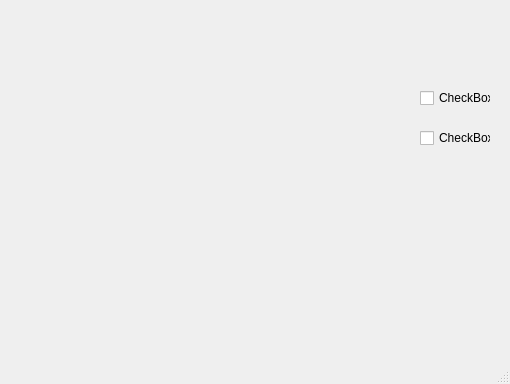
<?xml version="1.0" encoding="UTF-8"?>
<ui version="4.0">
 <class>MainWindow</class>
 <widget class="QMainWindow" name="MainWindow">
  <property name="geometry">
   <rect>
    <x>0</x>
    <y>0</y>
    <width>510</width>
    <height>384</height>
   </rect>
  </property>
  <property name="windowTitle">
   <string>MainWindow</string>
  </property>
  <widget class="QWidget" name="centralwidget">
   <widget class="QCustomPlot" name="customPlot" native="true">
    <property name="geometry">
     <rect>
      <x>40</x>
      <y>60</y>
      <width>351</width>
      <height>241</height>
     </rect>
    </property>
   </widget>
   <widget class="QCheckBox" name="checkBox_temp">
    <property name="geometry">
     <rect>
      <x>420</x>
      <y>90</y>
      <width>71</width>
      <height>16</height>
     </rect>
    </property>
    <property name="text">
     <string>CheckBox</string>
    </property>
   </widget>
   <widget class="QCheckBox" name="checkBox_hui">
    <property name="geometry">
     <rect>
      <x>420</x>
      <y>130</y>
      <width>71</width>
      <height>16</height>
     </rect>
    </property>
    <property name="text">
     <string>CheckBox</string>
    </property>
   </widget>
  </widget>
  <widget class="QMenuBar" name="menubar">
   <property name="geometry">
    <rect>
     <x>0</x>
     <y>0</y>
     <width>510</width>
     <height>22</height>
    </rect>
   </property>
  </widget>
  <widget class="QStatusBar" name="statusbar"/>
 </widget>
 <customwidgets>
  <customwidget>
   <class>QCustomPlot</class>
   <extends>QWidget</extends>
   <header location="global">qcustomplot.h</header>
   <container>1</container>
  </customwidget>
 </customwidgets>
 <resources/>
 <connections/>
</ui>
